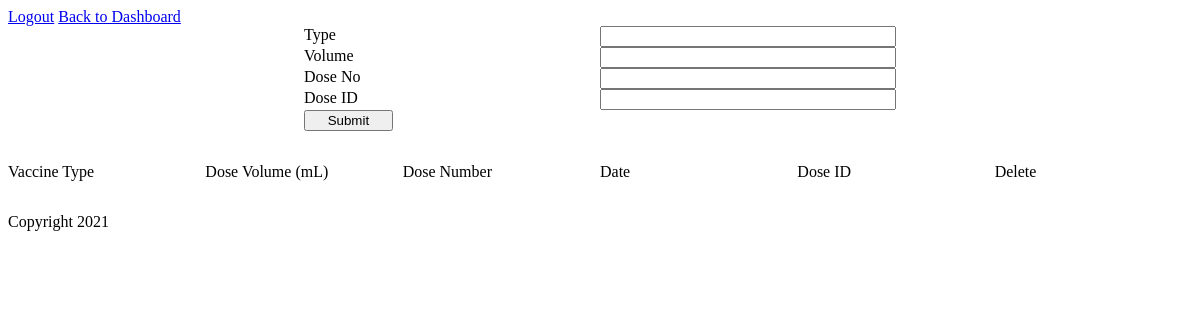
The app's page /vaccine-record/2, older data.
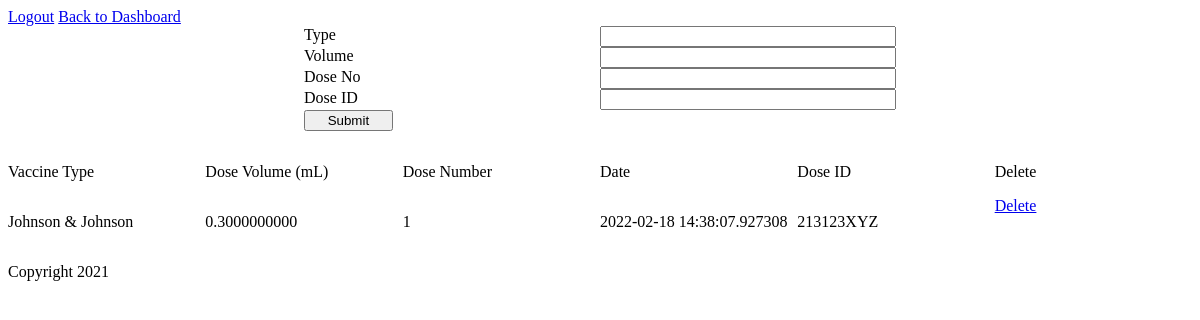
The same page, newer data.
### app/models.py (models this page shows)
class Vaccine_Dose(db.Model):
    id= db.Column(db.Integer, primary_key=True)
    type = db.Column(db.String(120), nullable=False)
    volume = db.Column(db.Numeric, nullable=False)
    dose_no = db.Column(db.Integer, nullable=False)
    dose_id = db.Column(db.String(6), nullable=False)
    dose_date = db.Column(db.DateTime(timezone=True), default=datetime.now)
    patient_id = db.Column(db.Integer, db.ForeignKey('patient.id'))

### app/views.py (the view)
@app.route('/vaccine-record/<patient_id>', methods=['GET', 'POST'])
def vaccine_record(patient_id):
    if not patient_id:
        return redirect(url_for('patients'))
    patient = Patient.query.filter_by(id=patient_id).first()
    if patient:
        vaccine_doses = Vaccine_Dose.query.filter_by(patient_id=patient_id)
        return render_template('vaccine_record.html', vaccine_doses=vaccine_doses, patient_id=patient_id)
    return render_template('vaccine_record.html')

### app/templates/vaccine_record.html (shortened to what this page needs)
{% extends "base.html" %}
{% block head %}
  {{ super() }}
  <link rel="stylesheet" href="{{ url_for('static', filename='css/vaccine_record.css') }}">
{% endblock %}
{% block content %}
<a href="{{ url_for('logout_doctor') }}">Logout</a>
<a href="{{ url_for('index') }}">Back to Dashboard</a>
<form name="vaccine-dose-registration-form" action="{{ url_for('add_vaccine_record', patient_id=patient_id) }}" method='post'>
  <label>Type</label>
  <input list="vaccine-types" name="type" required>
  <label>Volume</label>
  <input name ="volume" type="number" step=".01" required>
  <label>Dose No</label>
  <input name ="dose-number" type="number" required>
  <label>Dose ID</label>
  <input name ="dose-id" type="text" required>
  <input type="submit" />
</div>
<div id="vaccine-record-list">
  <p>Vaccine Type</p><p>Dose Volume (mL)</p><p>Dose Number</p><p>Date</p><p>Dose ID</p><p>Delete</p>
  {% for vaccine_dose in vaccine_doses %}
    <p>{{vaccine_dose.type}}</p><p>{{vaccine_dose.volume}}</p><p>{{vaccine_dose.dose_no}}</p><p>{{vaccine_dose.dose_date}}</p><p>{{vaccine_dose.dose_id}}</p><a href="{{url_for('delete_vaccine_record', patient_id=patient_id, vaccine_id=vaccine_dose.id)}}">Delete</a>
  {% endfor %}
</div>
{% endblock %}

Row changes from the older to the newer data that the page shows:
added Vaccine_Dose: type "Johnson & Johnson", volume "0.3000000000", dose_no "1", dose_date "2022-02-18 14:38:07.927308", dose_id "213123XYZ"
